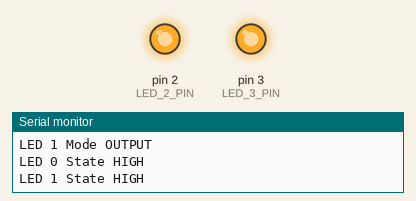
Simulated run of this sketch. Board: Arduino Mega 2560, built with avr-gcc and run on an emulated ATmega2560. Shown: output pins drawn as LEDs (lit = HIGH), the last lines printed to the serial monitor.

Above: at 0.8 s.
At 1.5 s:
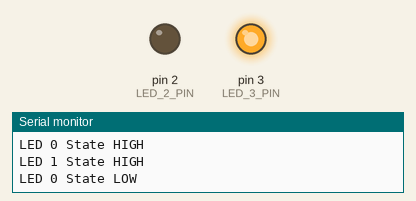
At 2.9 s:
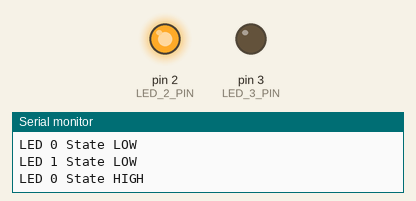
At 5.0 s:
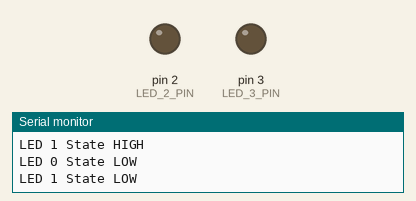
Timing chart, 0 to 6.4 s (numbered marks = the images above):
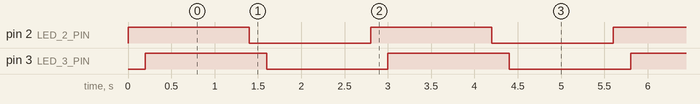

Measured:
- by itself, pin 2 (LED_2_PIN), pin 3 (LED_3_PIN): alternates HIGH for 1.4 s and LOW for 1.4 s
- by itself, everything shown: repeats every 2.8 s, in 4 steps

The sketch:

hl_beginer_leds_check.ino
```cpp
// (licence header left out)
// Макросы выводов светодиодов
#define LED_2_PIN 2
#define LED_3_PIN 3

// Массив для удобства работы со светодиодами
const byte LED_PINS[2] = {
  LED_2_PIN,
  LED_3_PIN
};

void setup() {
  // Настройка скорости отладочного порта
  Serial.begin(115200);

  // Настройка выводов светодиодов на выход
  for (byte i = 0; i <= 1; i++) {
    pinMode(LED_PINS[i], OUTPUT);
    digitalWrite(LED_PINS[i], LOW); // Принудительное выключение светодиодов
    Serial.print("LED "); Serial.print(i); Serial.println(" Mode OUTPUT");
  }
  Serial.println();
}

void loop() {
  // Поочередное включение светодиодов
  for (byte i = 0; i <= 1; i++) {
    digitalWrite(LED_PINS[i], HIGH);
    Serial.print("LED "); Serial.print(i); Serial.println(" State HIGH");
    delay(200);
  }
  Serial.println();
  delay(1000);

  // Поочередное выключение светодиодов
  for (byte i = 0; i <= 1; i++) {
    digitalWrite(LED_PINS[i], LOW);
    Serial.print("LED "); Serial.print(i); Serial.println(" State LOW");
    delay(200);
  }
  Serial.println();
  delay(1000);
}
```
